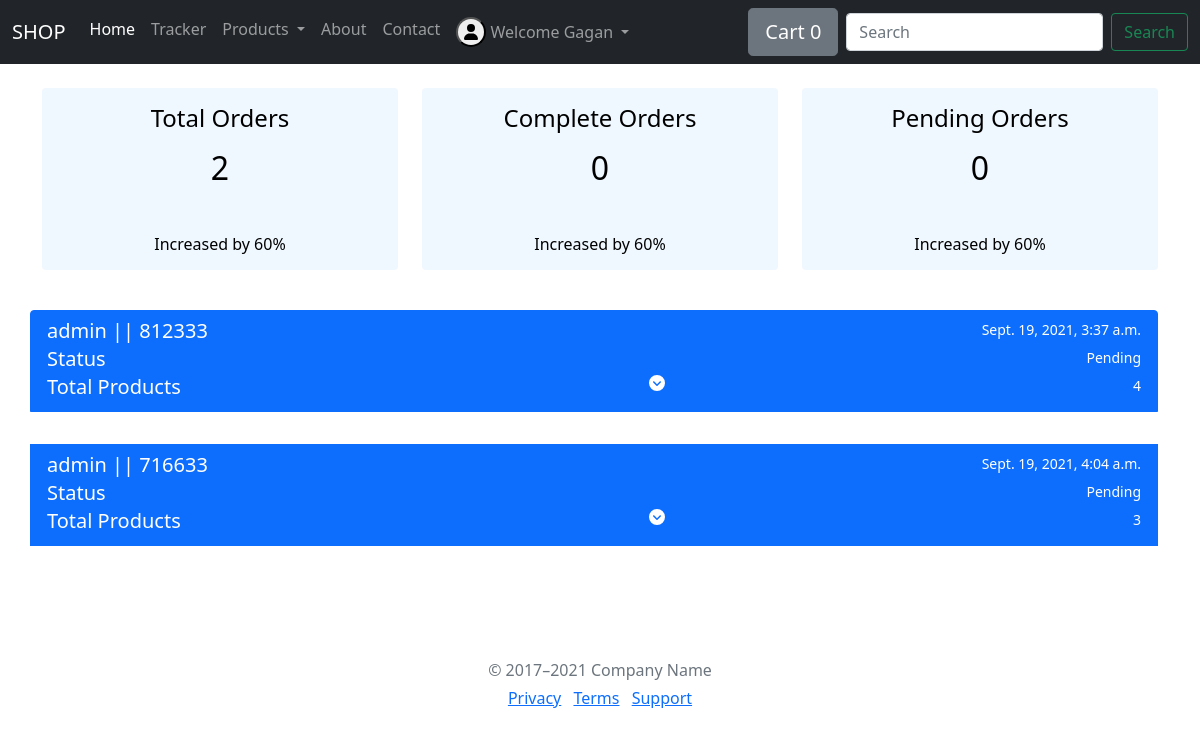
/userdetails/dashbord/ (signed in), run on an earlier commit of the app's database.
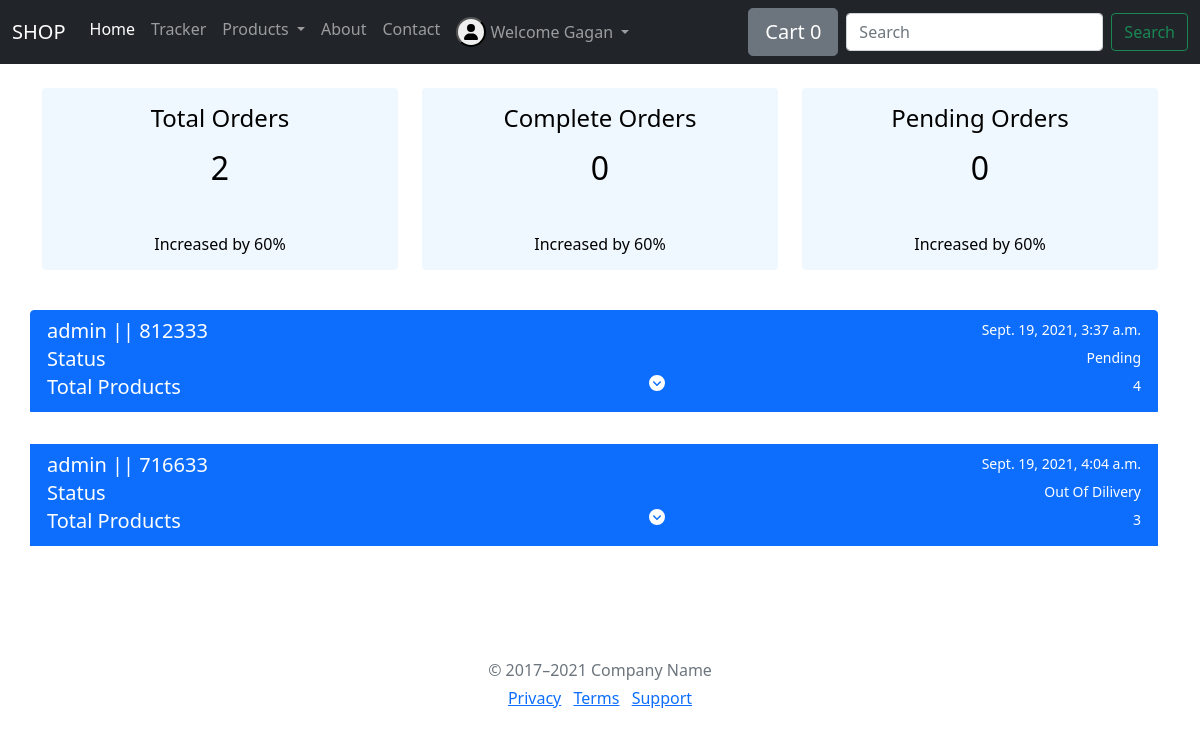
And on a later commit of the database.
### userdetails/models.py (models this page shows, shortened)
class UserOrder(CommonFields):
    P_status = (
        ('Pending', 'Pending'),
        ('Out Of Dilivery', 'Out Of Dilivery'),
        ('Order delivered', 'Order delivered'),
    )
    P_total = models.IntegerField(null=True)
    P_item = models.CharField(max_length=2000,default='')
    P_orderdate = models.DateTimeField(default=datetime.datetime.now)
    Status = models.CharField(max_length=500,choices=P_status,default='Pending')

class UserDliveryAddress(UserOrder):
    D_address1 = models.CharField(max_length=1500)
    D_address2 = models.CharField(max_length=1000)
    Phone = models.CharField(max_length=100)
    Country = models.CharField(max_length=900)
    State = models.CharField(max_length=900)
    Pin_code = models.CharField(max_length=100)

class CommonFields(models.Model):
    user = models.ForeignKey(User,on_delete=models.CASCADE,null=True)
    Track_id = models.CharField(max_length=900,default='')
    Full_name = models.CharField(max_length=1000,default='')
    class Meta:
        abstract = True

class UserOrder(CommonFields):
    P_status = (
        ('Pending', 'Pending'),
        ('Out Of Dilivery', 'Out Of Dilivery'),
        ('Order delivered', 'Order delivered'),
    )
    P_total = models.IntegerField(null=True)
    P_item = models.CharField(max_length=2000,default='')
    P_orderdate = models.DateTimeField(default=datetime.datetime.now)
    Status = models.CharField(max_length=500,choices=P_status,default='Pending')

### userdetails/views.py (the view)
# urls.py: path("dashbord/",views.Dashbord,name="dashbord"),
def Dashbord(request):
    if request.user.is_authenticated:
        username=request.user.id
        alldata=UserDliveryAddress.objects.filter(user=username)
        count=UserDliveryAddress.objects.filter(user=username).count()
        print(count)
        idd=UserProdectitems.objects.filter(userorder__user=username)
        return render(request,'dashbord.html',{'alldata':alldata,'idd':idd,'count':count})
    else:
        return HttpResponseRedirect('/login/')

### userdetails/templates/dashbord.html (shortened to what this page needs)
{% extends 'shop/basic.html' %}
{% load static %}
{% block css %}
<link rel="stylesheet" href="{% static 'userdetails/css/dashbord.css' %}">
{% endblock%}
{% block body %}
<div class="container my-4">
    <div class="row">
        <div class="col-md-4 stretch-card grid-margin ">
          <div class="card bg-gradient-danger card-img-holder text-white crdholdr">
            <div class="card-body mycard">
              <h4 class="font-weight-normal mb-3">Total Orders
              </h4>
              <h2 class="mb-5">{{count}}</h2>
              <h6 class="card-text">Increased by 60%</h6>
            </div>
          </div>
        </div>
        <div class="col-md-4 stretch-card grid-margin ">
          <div class="card bg-gradient-danger card-img-holder text-white crdholdr">
            <div class="card-body mycard">
              <h4 class="font-weight-normal mb-3">Complete Orders
              </h4>
              <h2 class="mb-5">0</h2>
              <h6 class="card-text">Increased by 60%</h6>
            </div>
          </div>
        </div>
        <div class="col-md-4 stretch-card grid-margin ">
          <div class="card bg-gradient-danger card-img-holder text-white crdholdr">
            <div class="card-body mycard">
              <h4 class="font-weight-normal mb-3">Pending Orders
              </h4>
              <h2 class="mb-5">0</h2>
              <h6 class="card-text">Increased by 60%</h6>
            </div>
          </div>
        </div>
    </div>
    <div class="row my-4">
        <div class="list-group">
            {% for data in alldata %}
            <a href="#multiCollapseExample1" data-bs-toggle="collapse" class="list-group-item list-group-item-action active my-3" role="button" aria-expanded="false" aria-controls="multiCollapseExample1">
              <div class="d-flex w-100 justify-content-between">
                <h5 class="mb-1">{{data.user}} || {{data.Track_id}}</h5>
                <small>{{data.P_orderdate}}</small>
              </div>
            <div class="d-flex w-100 justify-content-between">
                <h5 class="mb-1">Status</h5>
                <small>{{data.Status}}</small>
            </div>
            <div class="d-flex w-100 justify-content-between">
                <h5 class="mb-1">Total Products</h5>
                <i class="fas fa-chevron-circle-down"></i>
                <small>{{data.P_total}}</small>
            </div>
            </a>
            {% endfor %}
        </div>
    </div>
</div>
{% endblock %}

What changed in the data, as far as the page shows it:
changed through a linked row, UserDliveryAddress: Status "Pending" → "Out Of Dilivery"
